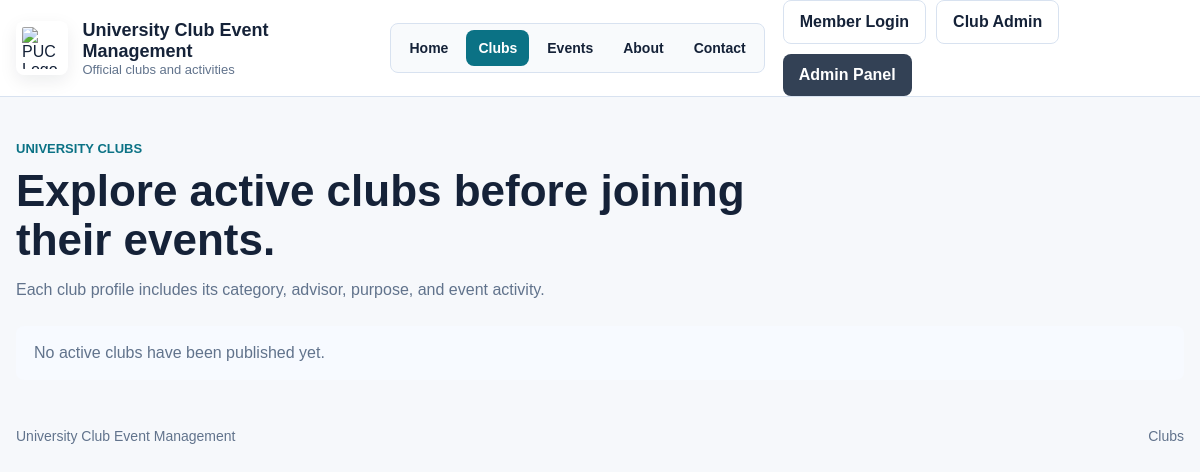
The page /clubs.php on the database as committed earlier.
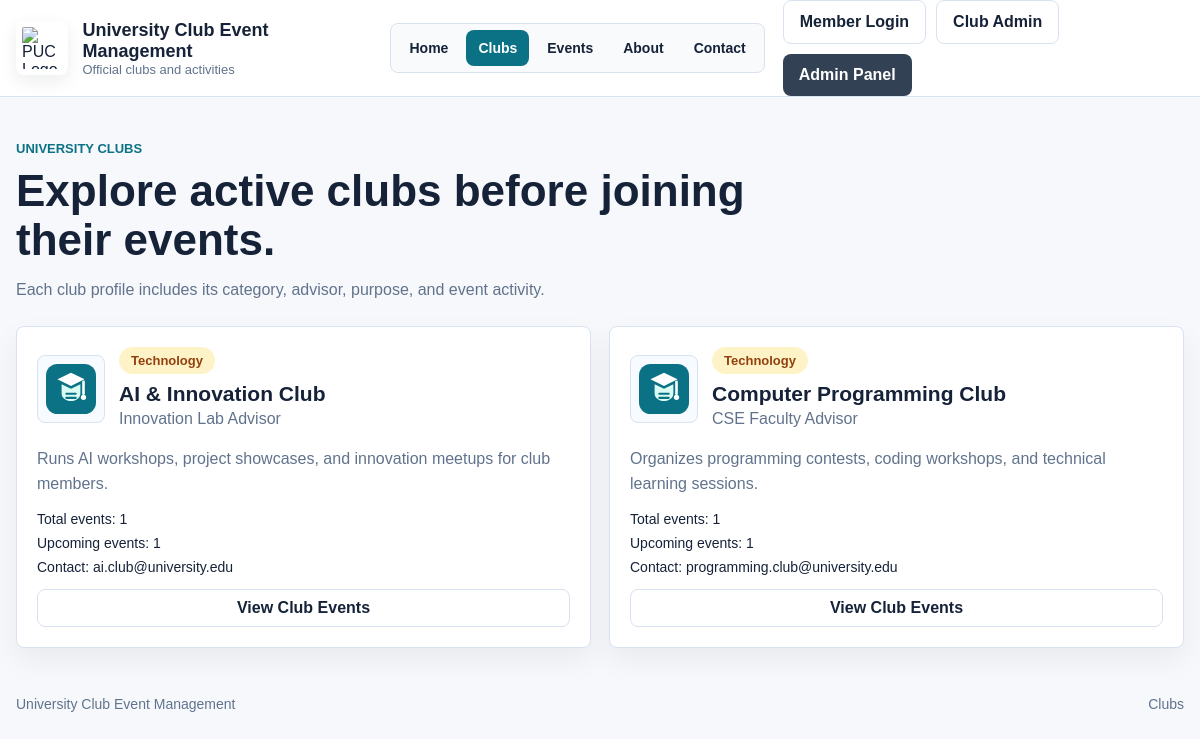
The same page on the database as committed later.
### tables this page shows
CREATE TABLE IF NOT EXISTS clubs (
    club_id INT AUTO_INCREMENT PRIMARY KEY,
    name VARCHAR(150) NOT NULL UNIQUE,
    category VARCHAR(80) DEFAULT 'General',
    advisor_name VARCHAR(120) DEFAULT NULL,
    advisor_email VARCHAR(120) DEFAULT NULL,
    description TEXT,
    logo_path VARCHAR(255) DEFAULT 'assets/images/club_logo.svg',
    status ENUM('active', 'inactive') DEFAULT 'active',
    created_at TIMESTAMP DEFAULT CURRENT_TIMESTAMP
);

### backend/db.php (called while the page is built, shortened)
<?php
$dbHost = 'localhost';
$dbUser = 'event_app';
$dbPass = 'event_app_2026';
$dbName = 'university_club_events';
$conn = new mysqli($dbHost, $dbUser, $dbPass, $dbName);
$conn->set_charset('utf8mb4');
function ensureColumn(mysqli $conn, string $dbName, string $tableName, string $columnName, string $definition): void
{
    $stmt = $conn->prepare(
        'SELECT COUNT(*) AS total
         FROM information_schema.COLUMNS
         WHERE TABLE_SCHEMA = ?
           AND TABLE_NAME = ?
           AND COLUMN_NAME = ?'
    );
    $stmt->bind_param('sss', $dbName, $tableName, $columnName);
    $stmt->execute();
    $columnData = $stmt->get_result()->fetch_assoc();
}
$conn->query(
    "CREATE TABLE IF NOT EXISTS clubs (
        club_id INT AUTO_INCREMENT PRIMARY KEY,
        name VARCHAR(150) NOT NULL UNIQUE,
        category VARCHAR(80) DEFAULT 'General',
        advisor_name VARCHAR(120) DEFAULT NULL,
        advisor_email VARCHAR(120) DEFAULT NULL,
        description TEXT,
        logo_path VARCHAR(255) DEFAULT 'assets/images/club_logo.svg',
        status ENUM('active', 'inactive') DEFAULT 'active',
        created_at TIMESTAMP DEFAULT CURRENT_TIMESTAMP
    )"
);
$conn->query(
    "CREATE TABLE IF NOT EXISTS club_admins (
        club_admin_id INT AUTO_INCREMENT PRIMARY KEY,
        club_id INT NOT NULL,
        name VARCHAR(120) NOT NULL,
        email VARCHAR(120) NOT NULL UNIQUE,
        password VARCHAR(255) NOT NULL,
        status ENUM('active', 'inactive') DEFAULT 'active',
        created_at TIMESTAMP DEFAULT CURRENT_TIMESTAMP,
        INDEX idx_club_admins_club (club_id)
    )"
);
$conn->query(
    "CREATE TABLE IF NOT EXISTS club_memberships (
        membership_id INT AUTO_INCREMENT PRIMARY KEY,
        student_id INT NOT NULL,
        club_id INT NOT NULL,
        status ENUM('pending', 'approved', 'rejected') DEFAULT 'pending',
        requested_at TIMESTAMP DEFAULT CURRENT_TIMESTAMP,
        decided_at TIMESTAMP NULL DEFAULT NULL,
        UNIQUE KEY uq_student_club (student_id, club_id),
        INDEX idx_club_memberships_club (club_id),
        INDEX idx_club_memberships_student (student_id)
    )"
);
ensureColumn($conn, $dbName, 'events', 'image_path', 'VARCHAR(255) DEFAULT NULL AFTER description');
function e(string $value): string
{
    return htmlspecialchars($value, ENT_QUOTES, 'UTF-8');
}
function eventImageUrl(?string $path, string $prefix = ''): string
{
    $cleanPath = trim((string) $path);
    if ($cleanPath !== '') {
        return e($prefix . ltrim($cleanPath, '/'));
    }
    return e($prefix . 'assets/images/club_logo.svg');
}

### clubs.php (the view, shortened to what this page needs)
<?php
require_once __DIR__ . '/backend/db.php';
$clubs = $conn->query(
    'SELECT c.club_id, c.name, c.category, c.advisor_name, c.advisor_email, c.description, c.logo_path,
            COUNT(DISTINCT e.event_id) AS total_events,
            COUNT(DISTINCT CASE WHEN e.event_date >= CURDATE() THEN e.event_id END) AS upcoming_events
     FROM clubs c
     LEFT JOIN events e ON e.club_id = c.club_id
     WHERE c.status = "active"
     GROUP BY c.club_id, c.name, c.category, c.advisor_name, c.advisor_email, c.description, c.logo_path
     ORDER BY c.name ASC'
);
?>
<!DOCTYPE html>
<html lang="en">
<head>
    <link rel="stylesheet" href="student/style.css">
</head>
<body class="website-body">
    <header class="site-header">
        <div class="site-shell site-header-inner">
            <a class="brand-row site-brand" href="index.php">
                <img src="assets/images/puc_logo.png" alt="PUC Logo" class="brand-logo">
                <div class="brand-copy">
                    <strong>University Club Event Management</strong>
                    <span>Official clubs and activities</span>
                </div>
            </a>
            <nav class="site-menu" aria-label="Main navigation">
                <a href="index.php">Home</a>
                <a href="clubs.php" class="active">Clubs</a>
                <a href="events.php">Events</a>
                <a href="about.php">About</a>
                <a href="contact.php">Contact</a>
            </nav>
            <div class="nav-actions">
                <a class="button-link ghost" href="student/login.php">Member Login</a>
                <a class="button-link ghost" href="club-admin/login.php">Club Admin</a>
                <a class="button-link secondary" href="admin/admin-login.php">Admin Panel</a>
            </div>
        </div>
    </header>
    <main class="site-shell page-main">
        <section class="page-title">
            <p class="eyebrow">University Clubs</p>
            <h1>Explore active clubs before joining their events.</h1>
            <p class="muted">Each club profile includes its category, advisor, purpose, and event activity.</p>
        </section>
        <section class="showcase-grid">
            <?php if (!$clubs || $clubs->num_rows === 0): ?>
                <div class="empty-state">No active clubs have been published yet.</div>
            <?php else: ?>
                <?php while ($club = $clubs->fetch_assoc()): ?>
                    <article class="club-card">
                        <div class="club-card-head">
                            <img src="<?= eventImageUrl($club['logo_path']); ?>" alt="<?= e($club['name']); ?>">
                            <div>
                                <span class="status-badge status-pending"><?= e($club['category']); ?></span>
                                <h3><?= e($club['name']); ?></h3>
                                <p><?= e($club['advisor_name'] ?: 'Advisor not assigned'); ?></p>
                            </div>
                        </div>
                        <p><?= e($club['description'] ?: 'Club description will be added soon.'); ?></p>
                        <div class="meta-list">
                            <span>Total events: <?= e((string) $club['total_events']); ?></span>
                            <span>Upcoming events: <?= e((string) $club['upcoming_events']); ?></span>
                            <span>Contact: <?= e($club['advisor_email'] ?: 'Not available'); ?></span>
                        </div>
                        <a class="button-link ghost small-btn" href="events.php?club_id=<?= e((string) $club['club_id']); ?>">View Club Events</a>
                    </article>
                <?php endwhile; ?>
            <?php endif; ?>
        </section>
    </main>
    <footer class="footer-band website-footer">
        <div class="site-shell">
            <span>University Club Event Management</span>
            <span>Clubs</span>
        </div>
    </footer>
</body>
</html>

### student/style.css (style rules this page uses)
* { box-sizing: border-box; margin: 0; padding: 0; }
:root { --bg: #edf3fb; --surface: #ffffff; --surface-soft: #f7faff; --surface-strong: #0d1b34; --text: #152238; --muted: #61738c; --border: #d8e2f0; --primary: #0b7285; --primary-dark: #085c6a; --accent: #1d4ed8; --success: #15803d; --warning: #b45309; --danger: #b91c1c; --shadow: 0 20px 50px rgba(15, 23, 42, 0.08); }
html { scroll-behavior: smooth; }
body { min-height: 100vh; font-family: Arial, Helvetica, sans-serif; color: var(--text); background: linear-gradient(180deg, #eef4fb 0%, #f8fbff 48%, #eef7f4 100%); }
a { color: var(--accent); text-decoration: none; }
img { display: block; max-width: 100%; }
button, .button-link { display: inline-flex; align-items: center; justify-content: center; gap: 8px; border: none; border-radius: 8px; background: var(--primary); color: #fff; cursor: pointer; padding: 12px 16px; font-weight: 700; transition: background 0.2s ease, transform 0.2s ease; }
.button-link.ghost, .ghost-btn { background: #fff; color: var(--text); border: 1px solid var(--border); }
.button-link.secondary, .secondary-btn { background: #334155; }
.site-shell { width: min(1180px, calc(100% - 32px)); margin: 0 auto; }
.website-body { background: #f6f8fb; }
.site-header { position: sticky; top: 0; z-index: 20; background: rgba(255, 255, 255, 0.94); border-bottom: 1px solid var(--border); backdrop-filter: blur(14px); }
.site-header-inner { min-height: 82px; display: flex; align-items: center; justify-content: space-between; gap: 18px; }
.site-brand { color: var(--text); }
.site-menu { display: flex; align-items: center; gap: 6px; padding: 6px; border: 1px solid var(--border); border-radius: 8px; background: #f8fafc; }
.site-menu a { color: var(--text); padding: 10px 12px; border-radius: 8px; font-weight: 700; font-size: 14px; }
.site-menu a.active, .site-menu a:hover { color: #fff; background: var(--primary); text-decoration: none; }
.page-main { padding: 44px 0 42px; }
.page-title { max-width: 820px; margin-bottom: 24px; }
.page-title h1 { font-size: 44px; line-height: 1.12; margin-bottom: 12px; }
.top-nav .site-shell, .hero-section .site-shell, .section-block .site-shell, .footer-band .site-shell { width: min(1180px, calc(100% - 32px)); }
.brand-row { display: flex; align-items: center; gap: 14px; }
.brand-logo { width: 54px; height: 54px; object-fit: contain; border-radius: 8px; background: #fff; padding: 6px; box-shadow: 0 6px 18px rgba(15, 23, 42, 0.08); }
.brand-copy strong { display: block; font-size: 18px; }
.brand-copy span { display: block; color: var(--muted); font-size: 13px; }
.nav-actions { display: flex; flex-wrap: wrap; gap: 10px; }
.eyebrow { color: var(--primary); font-size: 13px; font-weight: 700; margin-bottom: 10px; text-transform: uppercase; letter-spacing: 0; }
.hero-copy p, .muted { color: var(--muted); line-height: 1.6; }
.showcase-grid { display: grid; grid-template-columns: repeat(auto-fit, minmax(290px, 1fr)); gap: 18px; }
.meta-list { display: grid; gap: 8px; color: var(--text); font-size: 14px; }
.status-badge { display: inline-block; padding: 6px 12px; border-radius: 999px; font-size: 13px; font-weight: 700; }
.status-pending { background: #fef3c7; color: #92400e; }
.small-btn { width: auto; padding: 9px 12px; }
.footer-band { padding: 6px 0 32px; }
.footer-band .site-shell { display: flex; justify-content: space-between; align-items: center; gap: 12px; color: var(--muted); font-size: 14px; }
.club-card { display: grid; gap: 14px; padding: 20px; background: #fff; border: 1px solid var(--border); border-radius: 8px; box-shadow: 0 12px 30px rgba(15, 23, 42, 0.06); }
.club-card-head { display: flex; gap: 14px; align-items: center; }
.club-card-head img { width: 68px; height: 68px; object-fit: contain; border-radius: 8px; padding: 8px; background: var(--surface-soft); border: 1px solid var(--border); }
.club-card h3 { margin-top: 8px; font-size: 21px; }
.club-card p { color: var(--muted); line-height: 1.6; }
.empty-state { padding: 18px; border-radius: 8px; background: var(--surface-soft); color: var(--muted); }

Rows that differ between the two databases and show on the page:
added clubs: logo_path (picture), category "Technology", name "AI & Innovation Club", advisor_name "Innovation Lab Advisor", description "Runs AI workshops, project showcases, and innovation meetups for club members.", total_events "1", upcoming_events "1", advisor_email "ai.club@university.edu"
added clubs: logo_path (picture), category "Technology", name "Computer Programming Club", advisor_name "CSE Faculty Advisor", description "Organizes programming contests, coding workshops, and technical learning sessions.", total_events "1", upcoming_events "1", advisor_email "programming.club@university.edu"
Other text that changed with them:
text no longer shown: "No active clubs have been published yet."
